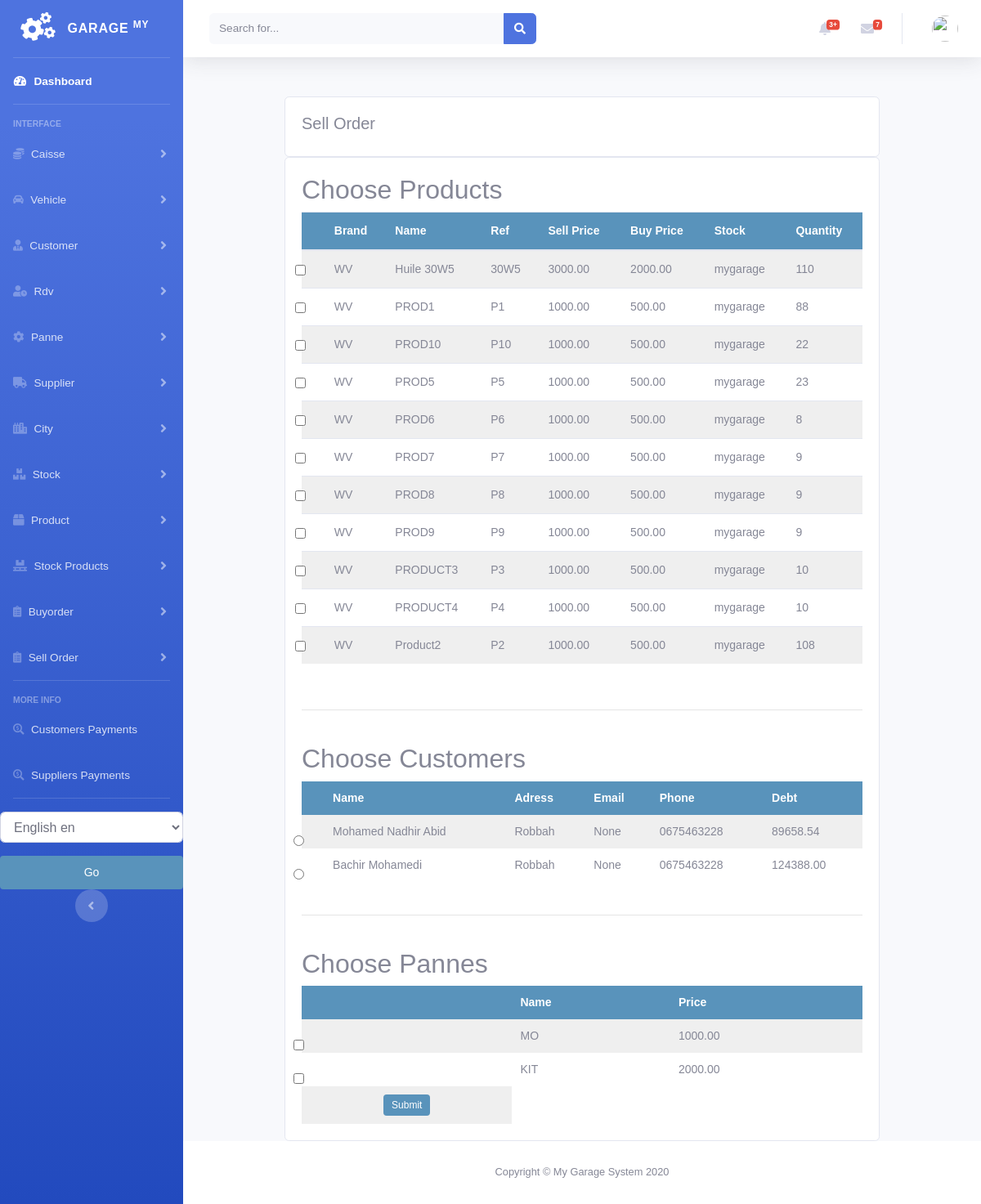
Before: /stock/order_stockproduct_list with the older database file.
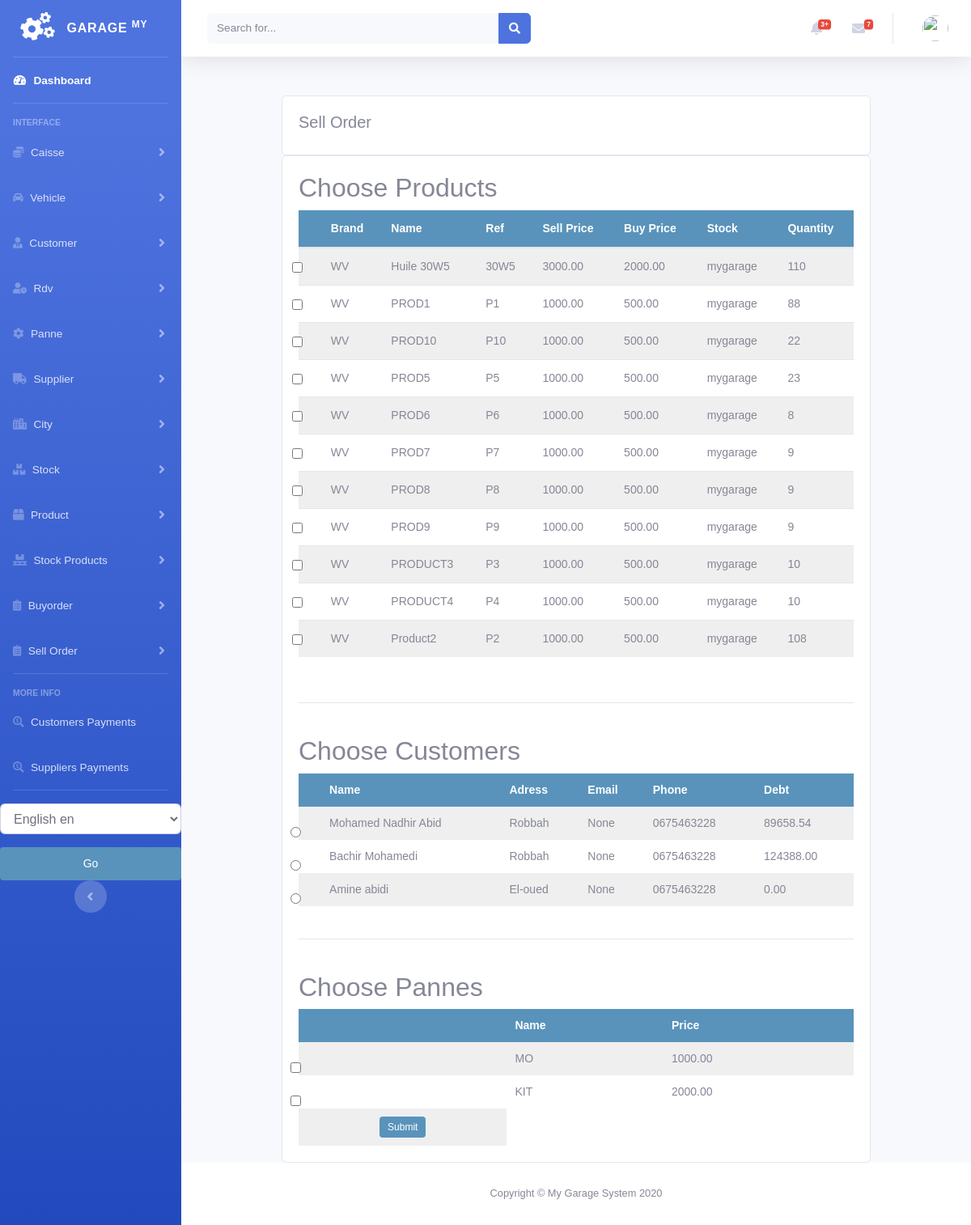
After: the same page with the newer database file.
### stock/models.py (models this page shows, shortened)
class StockProduct(models.Model):
    product = models.ForeignKey(Product, null=True, on_delete=models.CASCADE)
    quantity = models.PositiveIntegerField(default=1)
    stock = models.ForeignKey(Stock, null=True, on_delete=models.CASCADE)
    class Meta:
        ordering = ('product',)
        verbose_name = 'stockproduct'
        verbose_name_plural = 'stockproducts'

class Stock(models.Model):
    name = models.CharField(max_length=250, null=True)
    class Meta:
        ordering = ('name',)
        verbose_name = 'stock'
        verbose_name_plural = 'stocks'
    def __str__(self):
        return self.name

### product/models.py (models this page shows, shortened)
class Product(models.Model):
    brand = models.CharField(max_length=250, null=True)
    name = models.CharField(max_length=250, null=True)
    ref = models.CharField(max_length=250, null=True)
    desc = models.CharField(max_length=250, null=True)
    image = models.ImageField(upload_to='products/%Y/%m/%d', blank=True, )
    buyprice = models.DecimalField(max_digits=10, null=True, decimal_places=2, default=0)
    sellprice = models.DecimalField(max_digits=10, null=True, decimal_places=2, default=0)
    alert_quantity = models.PositiveIntegerField(default=1, blank=True, null=True)
    stock = models.ForeignKey('stock.Stock', blank=True, null=True, on_delete=models.CASCADE)
    class Meta:
        ordering = ('name',)
        verbose_name = 'product'
        verbose_name_plural = 'products'

### customer/models.py (models this page shows, shortened)
class Customer(models.Model):
    firstname = models.CharField(max_length=250, null=True)
    lastname = models.CharField(max_length=250, null=True)
    address = models.CharField(max_length=200, null=True)
    phone = models.CharField(max_length=200, null=True)
    national_number = models.CharField(max_length=200, null=True)
    email = models.EmailField(null=True)
    date_created = models.DateTimeField(auto_now_add=True, null=True)
    date_joined = models.DateField(null=True)
    debt = models.DecimalField(max_digits=10, decimal_places=2, null=True, default=0)

### rdv/models.py (models this page shows)
class Panne(models.Model):
    desc = models.TextField(null=True, blank=True)
    price = models.DecimalField(max_digits=10, decimal_places=2)

### stock/views.py (the view, shortened to what this page needs)
# urls.py: path('order_stockproduct_list', views.order_stockproduct_list, name='order_stockproduct_list'),
def order_stockproduct_list(request):
    stockproducts = StockProduct.objects.all().filter(quantity__gt=0)
    customers = Customer.objects.all()
    pannes = Panne.objects.all()
    context = {
        'customers': customers,
        'stockproducts': stockproducts,
        'pannes': pannes,
    }
    return render(request, 'stockproduct/order_list_stockproduct.html', context)

### stock/templates/stockproduct/order_list_stockproduct.html (shortened to what the changed rows need)
{% extends 'home.html' %}
{% load static %}
{% block content %}
<br>
<div class="container">
    <div class="row">
        <div class="col-md">
            <div class="card card-body">
                <form id="order-form" action="" method="post">
                    <h2>Choose Products</h2>
                    <table id="table_id" class=" table display text-center">
                        <thead>
                        <tr>
                            <th><label class="form-check-label" for="{{prod.id}}"></label></th>
                            <th>Brand</th>
                            <th>Name</th>
                            <th>Ref</th>
                            <th>Sell Price</th>
                            <th>Buy Price</th>
                            <th>Stock</th>
                            <th>Quantity</th>
                        </tr>
                        </thead>
                        <tbody>
                        {% for prod in stockproducts %}
                        <tr class="row{% cycle '1' '2' %}">
                            <td>
                                <input class="form-check-input product-input" type="checkbox" value="{{prod.id}}" id="{{prod.id}}" name="products">
                            </td>
                            <td>
                                {{prod.product.brand}}
                            </td>
                            <td>
                                {{prod.product.name}}
                            </td>
                            <td>
                                {{prod.product.ref}}
                            </td>
                            <td>
                                {{prod.product.sellprice}}
                            </td>
                            <td>
                                {{prod.product.buyprice}}
                            </td>
                            <td>
                                {{prod.stock}}
                            </td>
                            <td>
                                {{prod.quantity}}
                            </td>
                        </tr>
                        {% endfor %}
                        </tbody>
                    </table>
                    <br>
                    <br>
                    <h2>Choose Customers</h2>
                    <table id="table_customer" class="display text-center">
                        <thead>
                        <tr>
                            <th></th>
                            <th>Name</th>
                            <th>Adress</th>
                            <th>Email</th>
                            <th>Phone</th>
                            <th>Debt</th>
                        </tr>
                        </thead>
                        <tbody>
                        {% for customer in customers %}
                        <tr>
                            <td>
                                <input class="form-check-input" type="radio" value="{{customer.id}}"
                                       id="{{customer.id}}" name="customers">
                            </td>
                            <td>
                                {{customer.firstname}}
                                {{customer.lastname}}
                            </td>
                            <td>
                                {{customer.address}}
                            </td>
                            <td>
                                {{customer.email}}
                            </td>
                            <td>
                                {{customer.phone}}
                            </td>
                            <td>
                                {{customer.debt}}
                            </td>
                        </tr>
                        {% endfor %}
                        </tbody>
                    </table>
                    <br>
                    <br>
                    <h2>Choose Pannes</h2>
                    <table id="table_panne" class="display text-center">
                        <thead>
                        <tr>
                            <th></th>
                            <th>Name</th>
                            <th>Price</th>
                        </tr>
                        </thead>
                        <tbody>
                        {% for panne in pannes %}
                        <tr class="row{% cycle '1' '2' %}">
                            <td>
                                <input class="form-check-input panne-input" type="checkbox" value="{{panne.id}}" id="{{panne.id}}"
                                       name="pannes">
                            </td>
                            <td>
                                {{panne.desc}}
                            </td>
                            <td>
                                {{panne.price}}
                            </td>
                        </tr>
                        {% endfor %}
                        </tbody>
                    </table>
                </form>
            </div>
        </div>
    </div>
</div>
{% endblock %}
{% block jsscript %}
<link rel="stylesheet" href="https://ajax.googleapis.com/ajax/libs/jqueryui/1.12.1/themes/smoothness/jquery-ui.css">
<link rel="stylesheet" href="https://cdnjs.cloudflare.com/ajax/libs/chosen/1.8.7/chosen.min.css"/>
<link rel="stylesheet" type="text/css" href="https://cdn.datatables.net/1.10.22/css/jquery.dataTables.css">
{% endblock %}

Changed rows visible on the page:
added Customer: firstname "Amine", lastname "abidi", address "El-oued", email "None", phone "0675463228", debt "0.00"
